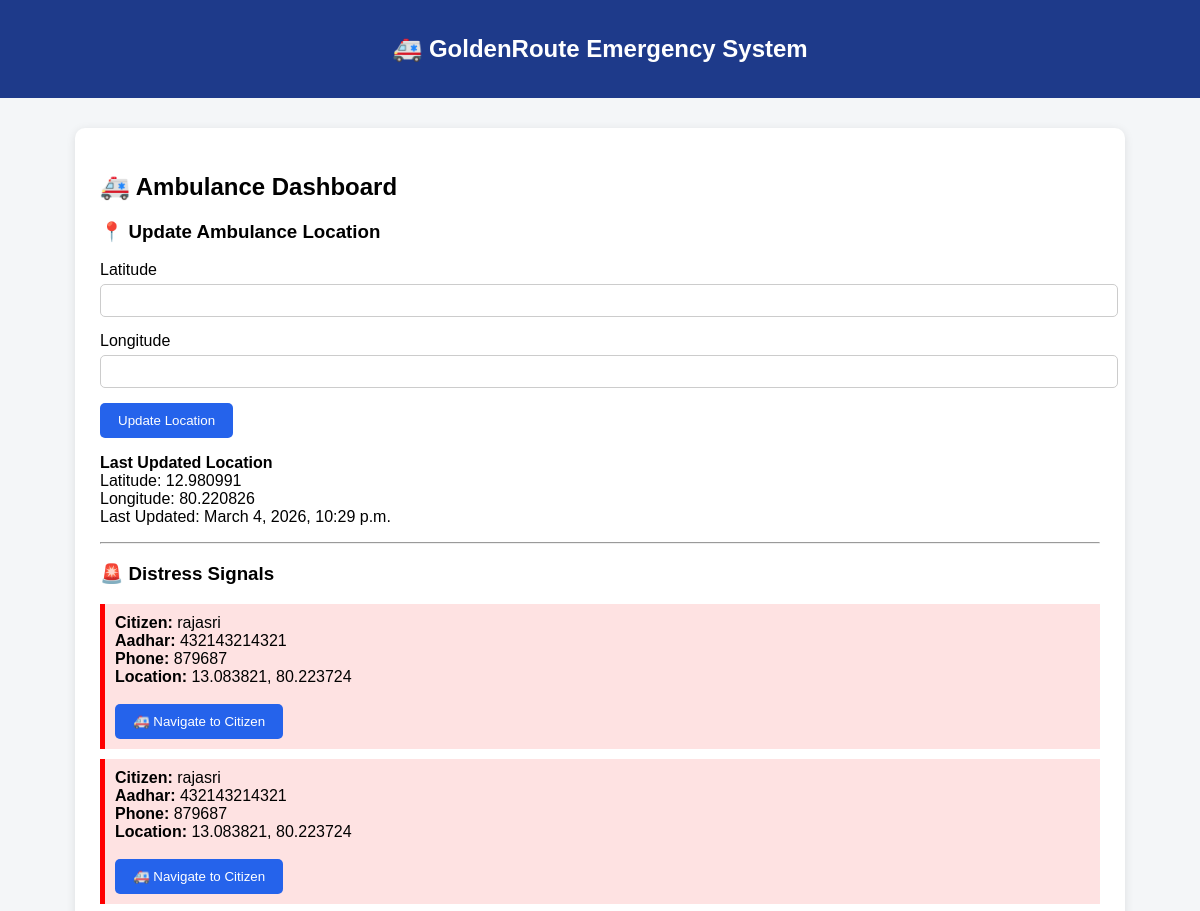
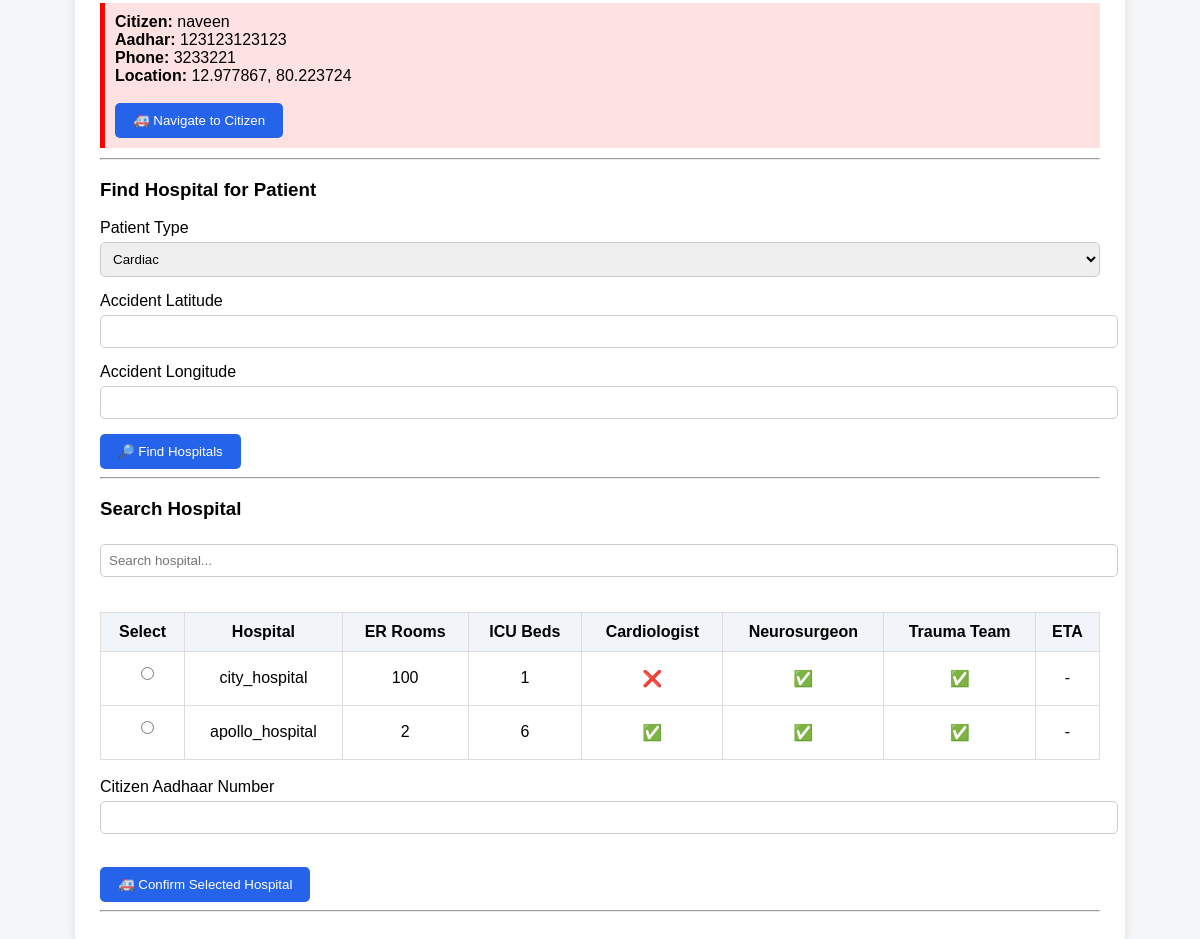
The app's page /ambulance/ (signed in) with its own data (2 pictures, top to bottom).
### core/models.py (models this page shows, shortened)
class UserProfile(models.Model):
    ROLE_CHOICES = (
        ('ambulance', 'Ambulance Driver'),
        ('hospital', 'Hospital'),
        ('citizen', 'Common Citizen'),
    )
    user = models.OneToOneField(User, on_delete=models.CASCADE)
    role = models.CharField(max_length=20, choices=ROLE_CHOICES)
    latitude = models.FloatField(null=True, blank=True)
    longitude = models.FloatField(null=True, blank=True)
    location_updated_at = models.DateTimeField(
        null=True,
        blank=True
    )

class DistressSignal(models.Model):
    citizen = models.ForeignKey(
        HealthProfile,
        on_delete=models.CASCADE
    )
    latitude = models.FloatField()
    longitude = models.FloatField()
    assigned_ambulance = models.ForeignKey(
        User,
        null=True,
        blank=True,
        on_delete=models.SET_NULL
    )
    emergency_phone = models.CharField(
        max_length=15,
        blank=True,
        null=True
    )
    created_at = models.DateTimeField(auto_now_add=True)

class HealthProfile(models.Model):
    user = models.OneToOneField(User, on_delete=models.CASCADE)
    name = models.CharField(max_length=200)
    aadhar_number = models.CharField(
        max_length=12,
        unique=True
    )
    comments = models.TextField(blank=True)
    age = models.IntegerField(null=True, blank=True)
    blood_group = models.CharField(max_length=5, blank=True)
    diabetes = models.BooleanField(default=False)
    heart_disease = models.BooleanField(default=False)
    emergency_contact = models.CharField(max_length=15, blank=True)

class Hospital(models.Model):
    user = models.OneToOneField(
        User,
        on_delete=models.SET_NULL,
        null=True,
        blank=True
    )
    name = models.CharField(max_length=200)
    er_rooms_available = models.IntegerField(default=0)
    icu_beds_available = models.IntegerField(default=0)
    cardiologist_available = models.BooleanField(default=False)
    neurosurgeon_available = models.BooleanField(default=False)
    trauma_team_available = models.BooleanField(default=False)
    latitude = models.FloatField(null=True, blank=True)
    longitude = models.FloatField(null=True, blank=True)
    last_updated = models.DateTimeField(auto_now=True)

### core/views.py (the view, shortened to what this page needs)
# urls.py: path("ambulance/", views.ambulance_dashboard, name="ambulance_dashboard"),
@login_required
def ambulance_dashboard(request):
    if request.user.userprofile.role != "ambulance":
        return redirect("login")
    profile = request.user.userprofile
    hospitals = Hospital.objects.all()
    best_hospital = None
    ambulance_lat = profile.latitude
    ambulance_lng = profile.longitude
    patient_type = None
    signals = DistressSignal.objects.filter(
        assigned_ambulance=request.user
    ).order_by("-created_at")
    return render(request, "core/ambulance_dashboard.html", {
        "hospitals": hospitals,
        "best_hospital": best_hospital,
        "ambulance_lat": ambulance_lat,
        "ambulance_lng": ambulance_lng,
        "patient_type": patient_type,
        "signals": signals
    })

### core/templates/core/ambulance_dashboard.html (shortened to what this page needs)
{% extends "base.html" %}
{% block content %}
<h2>🚑 Ambulance Dashboard</h2>
<h3>📍 Update Ambulance Location</h3>
<form method="POST">
<label>Latitude</label>
<input type="text" name="current_lat">
<label>Longitude</label>
<input type="text" name="current_lng">
<button name="update_location">
Update Location
</button>
</form>
<p>
<b>Last Updated Location</b><br>
Latitude: {{ user.userprofile.latitude }} <br>
Longitude: {{ user.userprofile.longitude }} <br>
Last Updated: {{ user.userprofile.location_updated_at }}
</p>
<hr>
<h3>🚨 Distress Signals</h3>
{% for signal in signals %}
<div class="alert">
<b>Citizen:</b> {{ signal.citizen.name }} <br>
<b>Aadhar:</b> {{ signal.citizen.aadhar_number }} <br>
<b>Phone:</b> {{ signal.emergency_phone }} <br>
<b>Location:</b>
{{ signal.latitude }},
{{ signal.longitude }}
<br><br>
<a target="_blank"
href="https://www.google.com/maps/dir/?api=1&origin={{ user.userprofile.latitude }},{{ user.userprofile.longitude }}&destination={{ signal.latitude }},{{ signal.longitude }}">
<button>🚑 Navigate to Citizen</button>
</a>
</div>
{% empty %}
<p>No distress signals</p>
{% endfor %}
<hr>
<h3>Find Hospital for Patient</h3>
<form method="POST">
<label>Patient Type</label>
<select name="patient_type" required>
<option value="cardiac">Cardiac</option>
</select>
<label>Accident Latitude</label>
<input type="text" name="ambulance_lat" required>
<label>Accident Longitude</label>
<input type="text" name="ambulance_lng" required>
<button type="submit" name="find_hospitals">
🔎 Find Hospitals
</button>
</form>
<hr>
{% if hospitals %}
<h3>Search Hospital</h3>
<input type="text"
id="hospitalSearch"
placeholder="Search hospital..."
onkeyup="filterHospitals()">
<form method="POST">
<table id="hospitalTable">
<tr>
<th>Select</th>
<th>Hospital</th>
<th>ER Rooms</th>
<th>ICU Beds</th>
<th>Cardiologist</th>
<th>Neurosurgeon</th>
<th>Trauma Team</th>
<th>ETA</th>
</tr>
{% for hospital in hospitals %}
<tr
>
<td>
<input type="radio"
name="hospital_id"
value="{{ hospital.id }}"
required>
</td>
<td>{{ hospital.name }}</td>
<td>{{ hospital.er_rooms_available }}</td>
<td>{{ hospital.icu_beds_available }}</td>
<td>
{% if hospital.cardiologist_available %}✅{% else %}❌{% endif %}
</td>
<td>
{% if hospital.neurosurgeon_available %}✅{% else %}❌{% endif %}
</td>
<td>
{% if hospital.trauma_team_available %}✅{% else %}❌{% endif %}
</td>
<td>
{% if hospital.eta %}
{{ hospital.eta }} min
{% else %}
-
{% endif %}
</td>
</tr>
{% endfor %}
</table>
<br>
<label>Citizen Aadhaar Number</label>
<input type="text" name="aadhar_number" required>
<br><br>
<button type="submit" name="confirm_hospital">
🚑 Confirm Selected Hospital
</button>
</form>
{% endif %}
<hr>
{% endblock %}

### core/templates/base.html (shortened to what this page needs)
<!DOCTYPE html>
<html>
<head>
</head>
<body>
<header>
<h2>🚑 GoldenRoute Emergency System</h2>
</header>
<div class="container">
{% block content %}
{% endblock %}
</div>
</body>
</html>

### core/templates/base.html (style rules this page uses)
body { font-family: Arial, sans-serif; background:#f4f6f8; margin:0; }
header { background:#1e3a8a; color:white; padding:15px; text-align:center; }
.container { width:90%; max-width:1000px; margin:auto; margin-top:30px; background:white; padding:25px; border-radius:10px; box-shadow:0px 2px 10px rgba(0,0,0,0.1); }
button { background:#2563eb; color:white; border:none; padding:10px 18px; border-radius:5px; cursor:pointer; }
input, select, textarea { width:100%; padding:8px; margin-top:5px; margin-bottom:15px; border:1px solid #ccc; border-radius:5px; }
table { width:100%; border-collapse:collapse; margin-top:20px; }
th, td { border:1px solid #ddd; padding:10px; text-align:center; }
th { background:#f1f5f9; }
.alert { background:#fee2e2; border-left:5px solid red; padding:10px; margin:10px 0; }

### records on screen
DistressSignal: citizen.name "rajasri", citizen.aadhar_number "432143214321", emergency_phone "879687", latitude "13.083821", longitude "80.223724"
DistressSignal: citizen.name "rajasri", citizen.aadhar_number "432143214321", emergency_phone "879687", latitude "13.083821", longitude "80.223724"
DistressSignal: citizen.name "naveen", citizen.aadhar_number "123123123123", emergency_phone "3233221", latitude "12.977867", longitude "80.223724"
Hospital: name "city_hospital", er_rooms_available "100", icu_beds_available "1"
Hospital: name "apollo_hospital", er_rooms_available "2", icu_beds_available "6"

### other values on screen
{{ user.userprofile.latitude }} "12.980991"
{{ user.userprofile.longitude }} "80.220826"
{{ user.userprofile.location_updated_at }} "March 4, 2026, 10:29 p.m."
